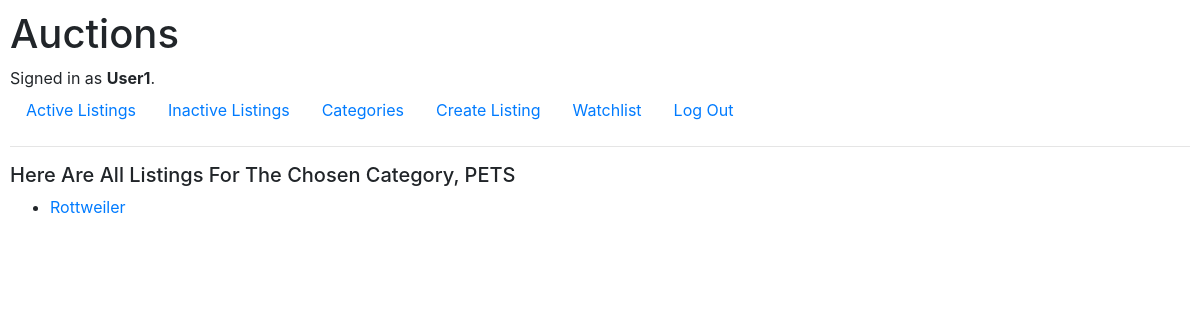
The page /listing/PETS (signed in) on the database its author committed.
### auctions/models.py (models this page shows, shortened)
class User(AbstractUser):
    pass

class Listing(models.Model):
    title = models.CharField(max_length = 64)
    description = models.TextField()
    starting_bid = models.FloatField(validators = [MinValueValidator(1)])
    img_url = models.URLField(blank = True)
    user = models.ForeignKey(User, on_delete = models.CASCADE, related_name = "owner")
    category = models.CharField(blank = True, max_length = 64)
    active = models.BooleanField(blank = False, default = True)
    winner = models.ForeignKey(User, blank = True, on_delete = models.CASCADE, related_name = "new_owner", null = True)

### auctions/views.py (the view)
# urls.py: path("listing/<str:category>", views.category_listing, name = "category_listing")
def category_listing(request, category):
    l = Listing.objects.all().filter(category = category)
    return render(request, "auctions/category_listing.html", {
        "listings": l
    })

### auctions/templates/auctions/category_listing.html
{% extends "auctions/layout.html" %}
{% block body %}
    <div>
        <h5>Here Are All Listings For The Chosen Category, {{listings.0.category}}</h5>
    </div>
    <ul>
        {% for listing in listings %}
            <li><a href = "{% url 'listing' listing.id %}">{{listing.title}}</a></li>
        {% endfor %}
    </ul>
{% endblock %}

### auctions/templates/auctions/layout.html (shortened to what this page needs)
{% load static %}
<!DOCTYPE html>
<html lang="en">
    <head>
        <link rel="stylesheet" href="https://stackpath.bootstrapcdn.com/bootstrap/4.4.1/css/bootstrap.min.css">
        <link href="{% static 'auctions/styles.css' %}" rel="stylesheet">
    </head>
    <body>
        <h1>Auctions</h1>
        <div>
            {% if user.is_authenticated %}
                Signed in as <strong>{{ user.username }}</strong>.
            {% else %}
                Not signed in.
            {% endif %}
        </div>
        <ul class="nav">
            <li class="nav-item">
                <a class="nav-link" href="{% url 'index' %}">Active Listings</a>
            </li>
            <li class="nav-item">
                <a class="nav-link" href="{% url 'inactive' %}">Inactive Listings</a>
            </li>
            <li class="nav-item">
                <a class="nav-link" href="{% url 'categories' %}">Categories</a>
            </li>
            {% if user.is_authenticated %}
                <li class="nav-item">
                    <a class="nav-link" href="{% url 'create' %}">Create Listing</a>
                </li>
                <li class="nav-item">
                    <a class="nav-link" href="{% url 'watchlist' %}">Watchlist</a>
                </li>
                <li class="nav-item">
                    <a class="nav-link" href="{% url 'logout' %}">Log Out</a>
                </li>
            {% endif %}
        </ul>
        <hr>
        {% block body %}
        {% endblock %}
    </body>
</html>

### auctions/static/auctions/styles.css (style rules this page uses)
body { padding: 10px; }

### rows shown on the page
User: username "User1"
Listing: category "PETS", title "Rottweiler"
